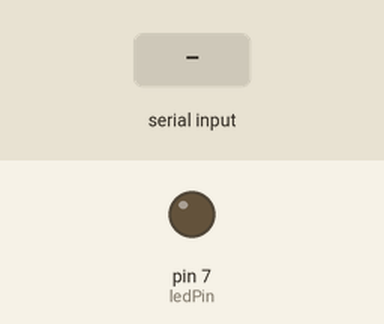
A sketch run on a simulated Arduino Uno, built with avr-gcc and run on an emulated ATmega328P. Parts: output pins drawn as LEDs (lit = HIGH). Inputs (shaded band) come from the test bench.

Above: at 1.2 s.
1.3 s: "1\n" received over Serial
At 4.1 s:
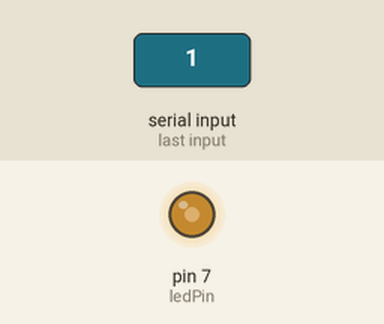
4.3 s: "90,45\n" received over Serial
At 4.6 s:
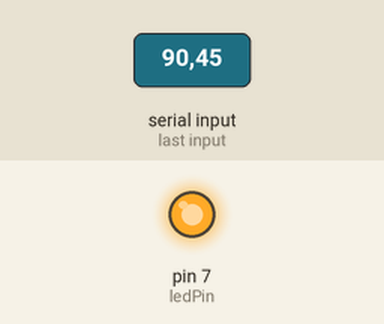
Timing chart, 0 to 7.3 s (numbered marks = the images above; inputs shaded):
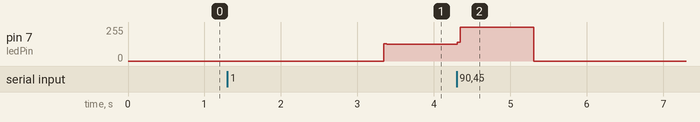

The sketch:

sketch_sep14a.ino
```cpp
#define ledPin 7
#define buzzer 6

void setup() {
  // put your setup code here, to run once:
  pinMode(ledPin, OUTPUT);
  pinMode(buzzer, OUTPUT);
  Serial.begin(9600);
}

void loop() {
  // put your main code here, to run repeatedly:
  static unsigned long lastBlink = millis();
  static int ledState = 0;
  static int serialIn[2] = {};
  static int serialInI = 0;

  if (Serial.available()) {
    while (serialInI <= 2) {
      serialIn[serialInI] = Serial.parseInt();
      serialInI++;
    }
    serialInI = 0;
  }

  switch (serialIn[0]) {
    case 1:
      noTone(buzzer);
      if (millis() - lastBlink > serialIn[1]) {
        ledState = !ledState;
        lastBlink = millis();
      }
      break;
    case 2:
      ledState = 0;
      //digitalWrite(buzzer, HIGH);
      tone(buzzer, serialIn[1]);
      break;
    default:
      ledState = 0;
      //digitalWrite(buzzer, LOW);
      noTone(buzzer);
      break;
  }

  digitalWrite(ledPin, ledState);
}
```

Measured:
- after the input at 1.3 s, pin 7 (ledPin): 0/255 → 125/255 after 2.0 s
